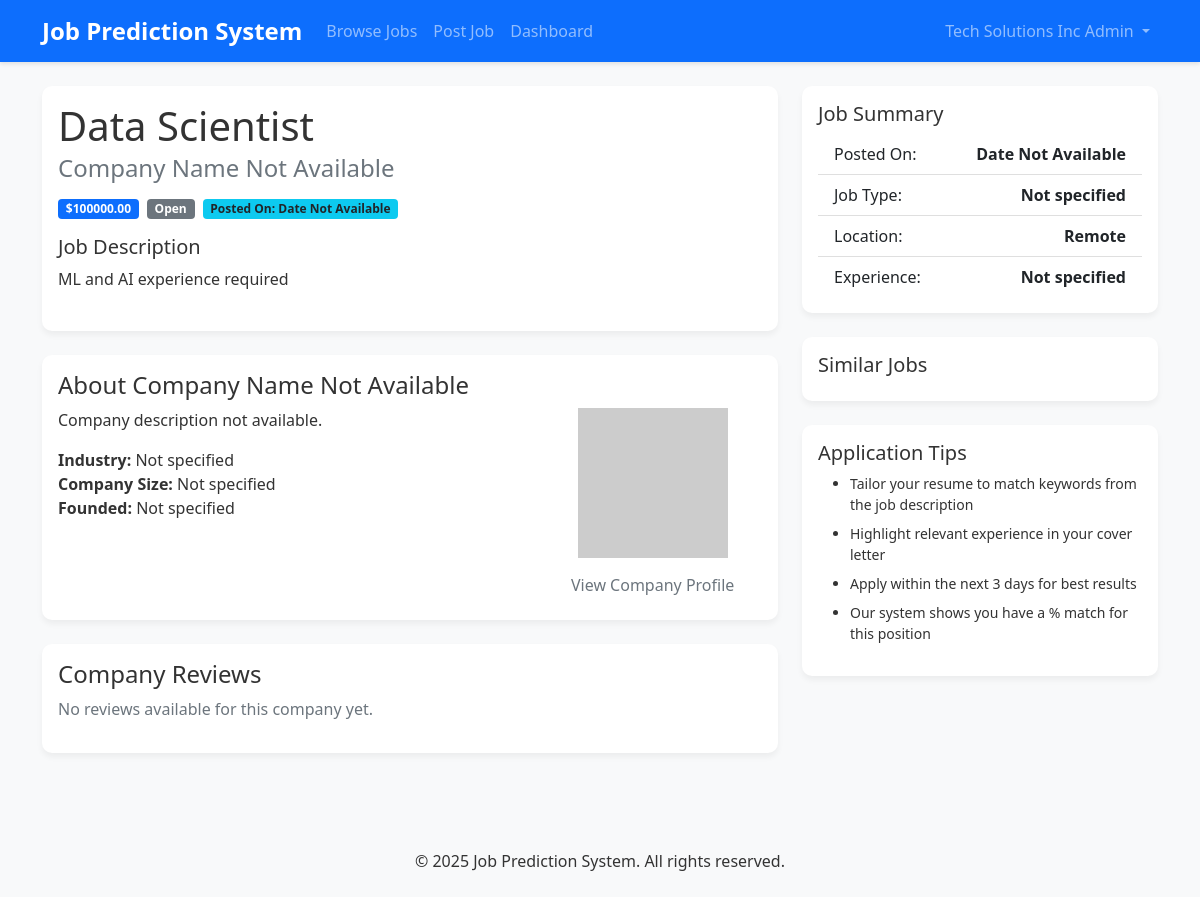
Page /job/2 (signed in) on the committed database.
### tables this page shows
CREATE TABLE Jobs (
        job_id INTEGER PRIMARY KEY AUTOINCREMENT,
        employer_id INTEGER,
        title VARCHAR(255),
        description TEXT,
        salary DECIMAL(10,2),
        location VARCHAR(255),
        date_posted DATE,
        status VARCHAR(20) DEFAULT 'open',
        FOREIGN KEY (employer_id) REFERENCES Users(user_id) ON DELETE CASCADE
    );

### app.py (the view)
@app.route('/job/<int:job_id>')
def job_details(job_id):
    db = get_db()
    cur = db.execute('SELECT * FROM Jobs WHERE job_id = ?', (job_id,))
    job = cur.fetchone()
    if job is None:
        flash('Job not found.', 'danger')
        return redirect(url_for('jobs'))
    return render_template('job_details.html', job=job)

### app.py (called while the page is built)
def get_db():
    db = getattr(g, '_database', None)
    if db is None:
        db = g._database = sqlite3.connect(DATABASE)
        db.row_factory = sqlite3.Row
    return db

@app.teardown_appcontext
def close_connection(exception):
    db = getattr(g, '_database', None)
    if db is not None:
        db.close()

@login_manager.user_loader
def load_user(user_id):
    db = get_db()
    cur = db.execute('SELECT * FROM Users WHERE user_id = ?', (user_id,))
    user_row = cur.fetchone()
    if user_row:
        name = f"{user_row['first_name']} {user_row['last_name']}"
        return User(user_row['user_id'], name, user_row['email'], user_row['user_type'])
    return None

### templates/job_details.html (shortened to what this page needs)
{% extends "base.html" %}
{% block content %}
<div class="container mt-4">
    {% if job %}
    <div class="row">
        <div class="col-md-8">
            <div class="card mb-4">
                <div class="card-body">
                    <h1 class="card-title">{{ job.title }}</h1>
                    <h4 class="card-subtitle mb-3 text-muted">{{ job.company_name|default('Company Name Not Available') }}</h4>
                    <div class="d-flex flex-wrap gap-2 mb-3">
                        <span class="badge bg-primary">${{ "%.2f"|format(job.salary|default(0)) }}</span>
                        <span class="badge bg-secondary">{{ job.status|default('Status Not Available')|title }}</span>
                        <span class="badge bg-info text-dark">Posted On: {{ job.formatted_date|default('Date Not Available') }}</span>
                    </div>
                    <div class="mb-4">
                        <h5>Job Description</h5>
                        <p class="card-text">{{ job.description|default('No description available.') }}</p>
                    </div>
                </div>
            </div>
            <div class="card mb-4">
                <div class="card-body">
                    <h4 class="card-title">About {{ job.company_name|default('Company Name Not Available') }}</h4>
                    <div class="row">
                        <div class="col-md-8">
                            <p class="card-text">{{ job.company_description|default('Company description not available.') }}</p>
                            <ul class="list-unstyled">
                                <li><strong>Industry:</strong> {{ job.industry|default('Not specified') }}</li>
                                <li><strong>Company Size:</strong> {{ job.company_size|default('Not specified') }}</li>
                                <li><strong>Founded:</strong> {{ job.founded|default('Not specified') }}</li>
                            </ul>
                        </div>
                        <div class="col-md-4 text-center">
                            <img src="https://via.placeholder.com/150" alt="Company Logo" class="img-fluid mb-2">
                            <a href="#" class="btn btn-sm btn-outline-secondary">View Company Profile</a>
                        </div>
                    </div>
                </div>
            </div>
            <div class="card mb-4">
                <div class="card-body">
                    <h4 class="card-title">Company Reviews</h4>
                    {% if reviews %}
                        {% for review in reviews %}
                        <div class="review-item mb-3 p-3 border rounded">
                            <div class="d-flex justify-content-between align-items-center mb-2">
                                <div class="rating">
                                    {% for _ in range(review.rating) %}⭐{% endfor %}
                                </div>
                                {% if review.sentiment %}
                                <span class="badge {% if review.sentiment == 'positive' %}bg-success{% else %}bg-danger{% endif %}">
                                    {{ review.sentiment|title }} ({{ "%.0f"|format(review.confidence * 100) }}%)
                                </span>
                                {% endif %}
                            </div>
                            <p class="review-text mb-1">{{ review.review_text }}</p>
                            <small class="text-muted">{{ review.date.strftime('%Y-%m-%d') if review.date }}</small>
                        </div>
                        {% endfor %}
                    {% else %}
                        <p class="text-muted">No reviews available for this company yet.</p>
                    {% endif %}
                </div>
            </div>
        </div>
        <div class="col-md-4">
            <div class="card mb-4">
                <div class="card-body">
                    <h5 class="card-title">Job Summary</h5>
                    <ul class="list-group list-group-flush">
                        <li class="list-group-item d-flex justify-content-between">
                            <span>Posted On:</span>
                            <strong>{{ job.formatted_date|default('Date Not Available') }}</strong>
                        </li>
                        <li class="list-group-item d-flex justify-content-between">
                            <span>Job Type:</span>
                            <strong>{{ job.job_type|default('Not specified') }}</strong>
                        </li>
                        <li class="list-group-item d-flex justify-content-between">
                            <span>Location:</span>
                            <strong>{{ job.location|default('Not specified') }}</strong>
                        </li>
                        <li class="list-group-item d-flex justify-content-between">
                            <span>Experience:</span>
                            <strong>{{ job.experience|default('Not specified') }}</strong>
                        </li>
                    </ul>
                </div>
            </div>
            <div class="card mb-4">
                <div class="card-body">
                    <h5 class="card-title">Similar Jobs</h5>
                </div>
            </div>
            <div class="card">
                <div class="card-body">
                    <h5 class="card-title">Application Tips</h5>
                    <ul class="small">
                        <li class="mb-2">Tailor your resume to match keywords from the job description</li>
                        <li class="mb-2">Highlight relevant experience in your cover letter</li>
                        <li class="mb-2">Apply within the next 3 days for best results</li>
                        <li>Our system shows you have a {{ prediction_score }}% match for this position</li>
                    </ul>
                </div>
            </div>
        </div>
    </div>
    {% else %}
    <div class="alert alert-danger">
        Job details not found. <a href="{{ url_for('jobs') }}">Return to job listings</a>
    </div>
    {% endif %}
</div>
{% endblock %}

### static/css/style.css (style rules this page uses)
body { font-family: 'Segoe UI', Tahoma, Geneva, Verdana, sans-serif; background-color: #f8f9fa; color: #333; }
.card { border: none; border-radius: 10px; box-shadow: 0 4px 6px rgba(0, 0, 0, 0.05); }
.btn { display: inline-block; font-weight: 400; text-align: center; white-space: nowrap; vertical-align: middle; user-select: none; border: 1px solid transparent; padding: 0.375rem 0.75rem; font-size: 1rem; line-height: 1.5; border-radius: 0.25rem; cursor: pointer; }
.btn:not(:disabled):not(.disabled) { cursor: pointer; }
.btn { position: relative; transition: background-color 0.2s ease; }
* { box-sizing: border-box; }

### rows in the picture
Jobs: title "Data Scientist", salary "100000.00", status "Open", description "ML and AI experience required", location "Remote"

### other values in the picture
{{ current_user.name }} "Tech Solutions Inc Admin"
{{ job.company_name|default('Company Name Not Available') }} "Company Name Not Available"
{{ job.formatted_date|default('Date Not Available') }} "Date Not Available"
{{ job.company_description|default('Company description not available.') }} "Company description not available."
{{ job.industry|default('Not specified') }} "Not specified"
{{ job.company_size|default('Not specified') }} "Not specified"
{{ job.founded|default('Not specified') }} "Not specified"
{{ job.job_type|default('Not specified') }} "Not specified"
{{ job.experience|default('Not specified') }} "Not specified"
